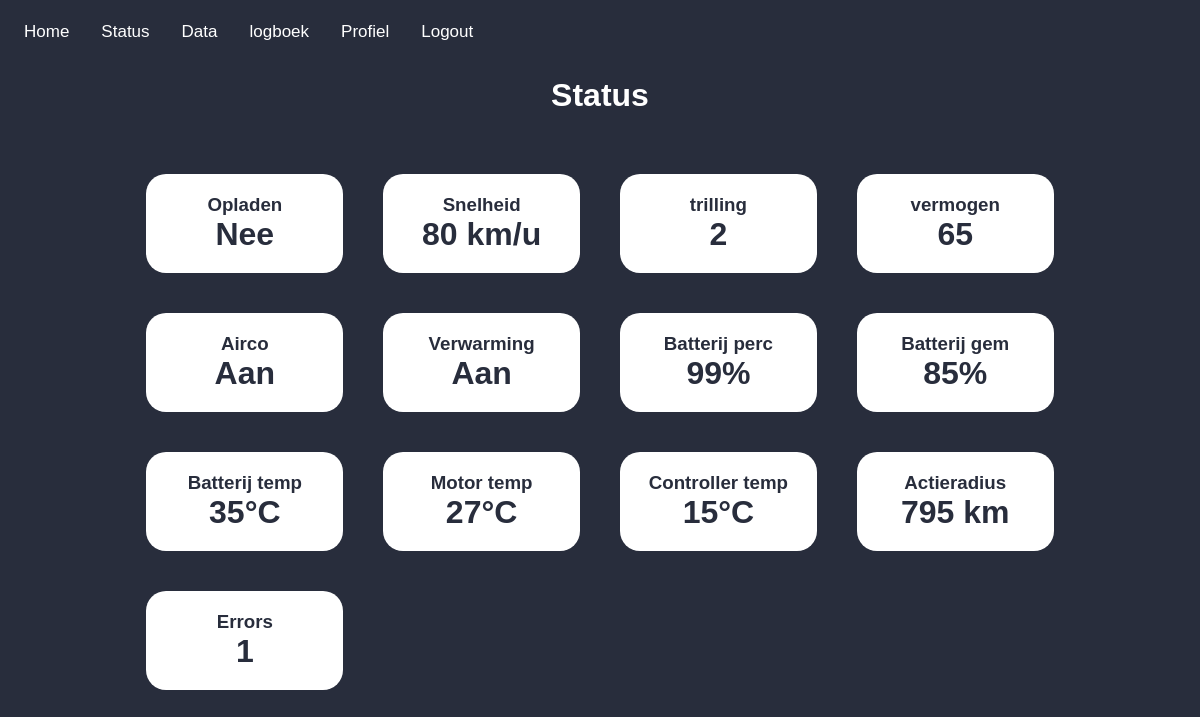
The page /home/status (signed in) on the database its author committed.
### api/models.py (models this page shows, shortened)
class vehicleStatus(models.Model):
    time = models.DateTimeField(auto_now_add=True)
    vehicle_id = models.CharField(max_length=11)
    laden = models.CharField(max_length=20)
    snelheid = models.CharField(max_length=20)
    trilling = models.CharField(max_length=20)
    vermogen = models.CharField(max_length=20)
    airco = models.CharField(max_length=20)
    verwarming = models.CharField(max_length=20)
    batterij_percentage = models.CharField(max_length=20)
    batterij_gemiddeld = models.CharField(max_length=20)
    accu_spanning = models.CharField(max_length=20)
    batterij_temperatuur = models.CharField(max_length=20)
    motor_temperatuur = models.CharField(max_length=20)
    controller_temperatuur = models.CharField(max_length=20)
    actieradius = models.CharField(max_length=20)
    error = models.CharField(max_length=20)
    class Meta:
        verbose_name_plural = "vehicle statusses"

### frontend/views.py (the view)
# urls.py: path('status', views.statusView, name='Status'),
def statusView(request):
    if not request.user.is_anonymous:
        vehicle_ids = request.user.profile.vehicle_ids
        if vehicle_ids is not None:
            vehicle_ids_sep = split_vehicle_ids(vehicle_ids)
            selected_vehicle_id = get_selected_vehicle_id(request, vehicle_ids_sep)
            vehicle_statusses = vehicleStatus.objects.filter(vehicle_id=selected_vehicle_id).order_by('time').reverse()
            if len(vehicle_statusses) > 0:
                args = {'page':'status.html', 'vehicle_status': vehicle_statusses[0], 'vehicle_id': selected_vehicle_id}
                return render(request, 'default.html', args)
            else:
                args = {'page': 'status.html', 'vehicle_id': vehicle_ids}
                return render(request, 'default.html', args)
    args = {'page': 'status.html',}
    return render(request, 'default.html', args)

### frontend/views.py (called while the page is built)
def split_vehicle_ids(vehicle_ids):
    vehicle_ids_sep = vehicle_ids.replace(" ", "").split(";")
    vehicle_ids_sep = [n for n in vehicle_ids_sep if len(n) > 0]  # Filter spaces
    return vehicle_ids_sep

def get_selected_vehicle_id(request, vehicle_ids_sep):
    selected_vehicle_id = request.GET.get('vehicle_id')
    if selected_vehicle_id is None:
        selected_vehicle_id = vehicle_ids_sep[0]
    return selected_vehicle_id

### templates/default.html (shortened to what this page needs)
{% load static %}
<!DOCTYPE html>
<html lang="en">
<head>
    <link rel="stylesheet" href="{% static 'style/default.css' %}">
    <link rel="stylesheet" href="https://cdnjs.cloudflare.com/ajax/libs/font-awesome/4.7.0/css/font-awesome.min.css">
</head>
<header>
    <div class="topnav">
        <a href="/home">Home</a>
        <div id="navbar">
            {% if user.is_authenticated %}
                <a href="/status">Status</a>
                <a href="/data-analytics">Data</a>
                <a href="/logboek">logboek</a>
                <a href="/profiel">Profiel</a>
                <a href="/logout">Logout</a>
            {% else %}
                <a href="/login">Login</a>
                <a href="/register">Register</a>
            {% endif %}
        </div>
    </div>
</header>
{% include page %}
</html>

### templates/status.html (shortened to what this page needs)
{% load static %}
<head>
    <link rel="stylesheet" href="{% static 'style/status.css' %}">
</head>
<body>
    <h1>Status</h1>
    <br>
    {% if user.is_authenticated %}
        {% if vehicle_id != None %}
            <div class="grid-container">
                <div class="grid-box">
                    <h3>Opladen</h3>
                    {% if vehicle_status.laden == "1" %}
                        <h1>Ja</h1>
                    {% else %}
                        <h1>Nee</h1>
                    {% endif %}
                </div>
                <div class="grid-box">
                    <h3>Snelheid</h3>
                    <h1>{{ vehicle_status.snelheid }} km/u</h1>
                </div>
                <div class="grid-box">
                    <h3>trilling</h3>
                    <h1>{{ vehicle_status.trilling}}</h1>
                </div>
                <div class="grid-box">
                    <h3>vermogen</h3>
                    <h1>{{ vehicle_status.vermogen}}</h1>
                </div>
                <div class="grid-box">
                    <h3>Airco</h3>
                    {% if vehicle_status.airco == "1" %}
                        <h1>Aan</h1>
                    {% else %}
                        <h1>Uit</h1>
                    {% endif %}
                </div>
                <div class="grid-box">
                    <h3>Verwarming</h3>
                    {% if vehicle_status.verwarming == "1" %}
                        <h1>Aan</h1>
                    {% else %}
                        <h1>Uit</h1>
                    {% endif %}
                </div>
                <div class="grid-box">
                    <h3>Batterij perc</h3>
                    <h1>{{ vehicle_status.batterij_percentage}}%</h1>
                </div>
                <div class="grid-box">
                    <h3>Batterij gem</h3>
                    <h1>{{ vehicle_status.batterij_gemiddeld}}%</h1>
                </div>
                <div class="grid-box">
                    <h3>Batterij temp</h3>
                    <h1>{{ vehicle_status.batterij_temperatuur}}°C</h1>
                </div>
                <div class="grid-box">
                    <h3>Motor temp</h3>
                    <h1>{{ vehicle_status.motor_temperatuur}}°C</h1>
                </div>
                <div class="grid-box">
                    <h3>Controller temp</h3>
                    <h1>{{ vehicle_status.controller_temperatuur}}°C</h1>
                </div>
                <div class="grid-box">
                    <h3>Actieradius</h3>
                    <h1>{{ vehicle_status.actieradius }} km</h1>
                </div>
                <div class="grid-box">
                    <h3>Errors</h3>
                    <h1>{{ vehicle_status.error }}</h1>
                </div>
            </div>
        {% else %}
            <p>Er is geen kenteken aan dit account gekoppeld.</p>
        {% endif %}
    {% else %}
        <p>Om de status van uw voertuig(en) te zien moet u eerst <a href="/login">inloggen</a>.</p>
    {% endif %}
</body>

### static/style/default.css (style rules this page uses)
@media only screen and (min-width: 400px) { body { font-family: sans-serif; background: #282D3C; color: white; } }
@media only screen and (min-width: 400px) { body h1 { text-align: center; color: white; } }
@media only screen and (min-width: 400px) { body h2, h3 { color: white; margin-left: 40px; } }
@media only screen and (min-width: 400px) { a { color: white; } }
@media only screen and (min-width: 400px) { .topnav { overflow: hidden; background-color: #282D3C; position: relative; } }
@media only screen and (min-width: 400px) { .topnav a { background: #282D3C; float: left; color: white; padding: 14px 16px; text-decoration: none; font-size: 17px; } }

### static/style/status.css (style rules this page uses)
@media only screen and (min-width: 400px) { .grid-container { display: grid; grid-template-columns: repeat(4, 1fr); grid-template-rows: repeat(1, 1fr); gap: 0px 0px; width: 80%; margin-left: auto; margin-right: auto; } }
@media only screen and (min-width: 400px) { .grid-box { background-color: white; margin: 20px; padding: 20px; border-radius: 20px; text-align: center; } }
@media only screen and (min-width: 400px) { .grid-box h1, h3 { color: #282D3C; margin: 0px; } }

### rows shown on the page
vehicleStatus: snelheid "80", trilling "2", vermogen "65", batterij_percentage "99", batterij_gemiddeld "85", batterij_temperatuur "35", motor_temperatuur "27", controller_temperatuur "15", actieradius "795", error "1"
